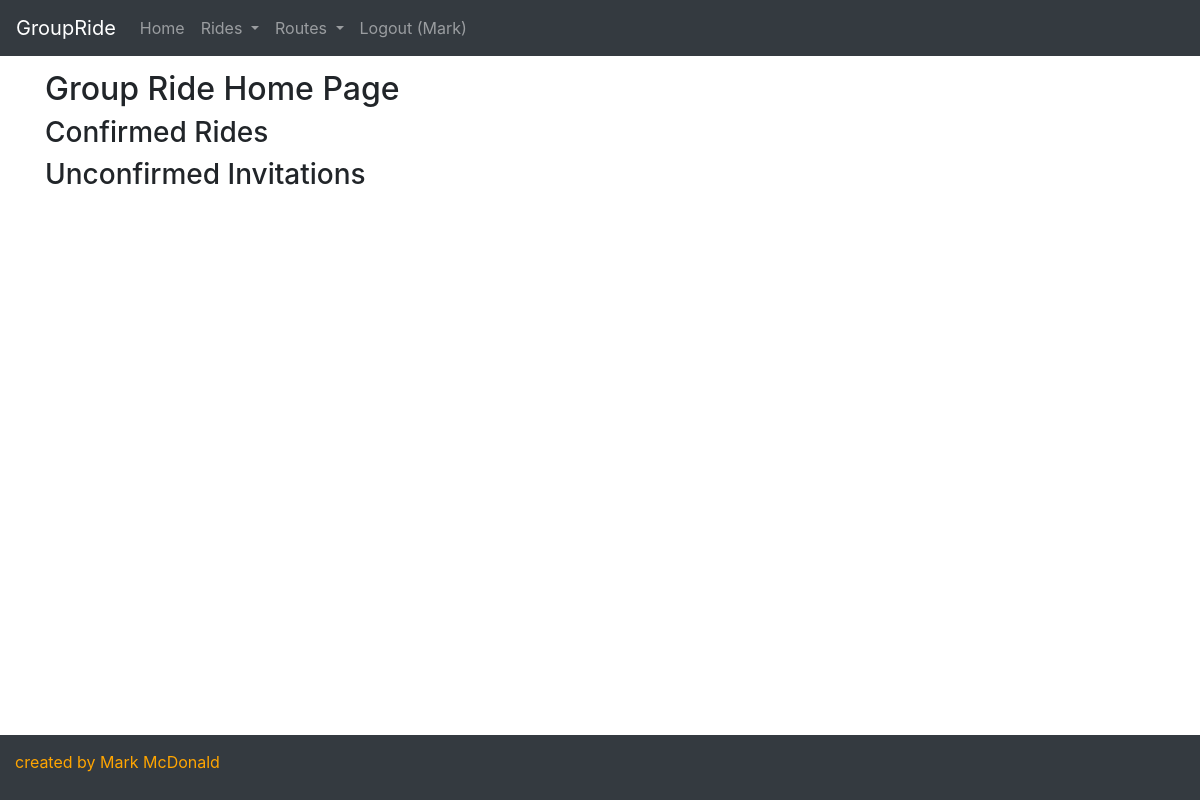
The app's page / (signed in), older data.
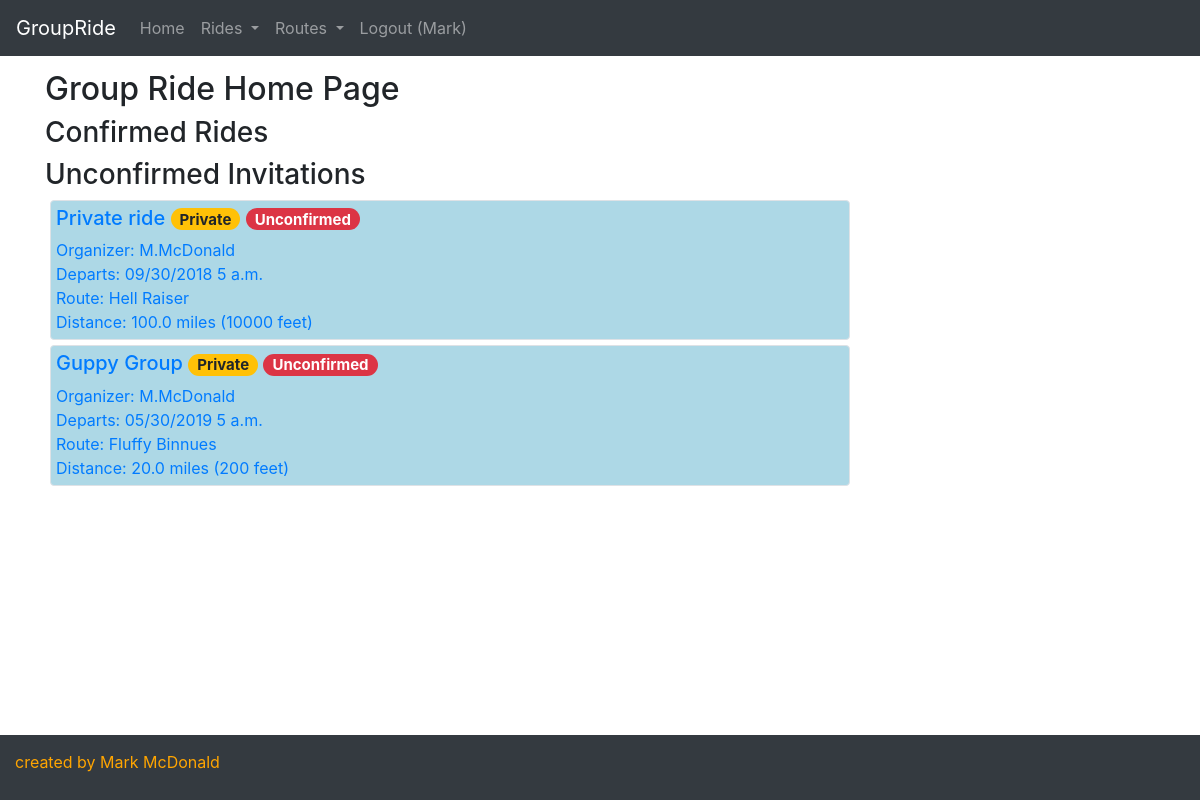
The same page, newer data.
### groupride/models.py (models this page shows, shortened)
class Ride(models.Model):
    created_by = models.ForeignKey(User, on_delete = models.SET_NULL, blank = True, null = True, related_name = "created_rides")
    created_on = models.DateTimeField(auto_now_add = True, editable = False, blank = False)
    ride_name = models.CharField(max_length = 256, blank = True, null = True)
    ride_date = models.DateTimeField(editable = True, blank = False, null = False)
    private = models.BooleanField(default = False)
    route = models.ForeignKey(Route, on_delete = models.SET_NULL, blank = True, null = True, related_name = "rides")
    confirmed_riders = models.ManyToManyField(User, related_name = "confirmed_ride")
    invited_riders = models.ManyToManyField(User, related_name = "invited_ride")
    comments = models.ManyToManyField(Comment, blank = True)

class Route(models.Model):
    created_by = models.ForeignKey(User, on_delete = models.SET_NULL, blank = True, null = True, related_name = "created_routes")
    created_on = models.DateTimeField(auto_now_add = True, editable = False, blank = False)
    route_name = models.CharField(max_length = 256, blank = True, null = True)
    miles = models.DecimalField(max_digits = 6, decimal_places = 1, blank = True, null = True)
    vertical_feet = models.IntegerField(blank = True, null = True)
    origin = models.CharField(max_length = 64, blank = True, null = True)
    reviews = models.ManyToManyField(Review, blank = True)
    gpxfile = models.FileField(blank = True, null = True)

### groupride/views.py (the view)
# urls.py: path("", views.index, name="index"),
def index(request):
    upcoming_rides = Ride.objects.filter(ride_date__gte = datetime.now()).order_by('ride_date')
    if request.user.is_authenticated:
        unconfirmed_rides = Ride.objects.filter(ride_date__gte = datetime.now()).filter(invited_riders__in=[request.user]).all()
    else:
        unconfirmed_rides = None
    context = {
        'upcoming_rides': upcoming_rides,
        'unconfirmed_rides': unconfirmed_rides,
        }
    return render(request, "groupride/index.html", context)

### groupride/templates/groupride/index.html (shortened to what this page needs)
{% extends 'groupride/template.html' %}
{% block body %}
  <div class="container">
    <h2>Group Ride Home Page</h2>
    {% if user.is_authenticated %}
      <div class="panel-group">
      <h3>Confirmed Rides</h3>
        </div>
        <h3>Unconfirmed Invitations</h3>
        {% for ride in unconfirmed_rides %}
          {% if user not in ride.confirmed_riders.all %}
          <a href="/ride/{{ride.id}}">
            <div class="ride_header border rounded" style="min-width: 20rem; max-width: 50rem">
              <div>
                <h5>{{ride.ride_name}}
                  {% if ride.private is True %}
                    <span class="badge badge-pill badge-warning">Private</span>
                    {% if user not in ride.confirmed_riders.all %}
                      <span class="badge badge-pill badge-danger">Unconfirmed</span>
                    {% endif %}
                  {% endif %}
                </h5>
                <div>Organizer: {{ride.created_by.first_name|slice:":1" }}.{{ride.created_by.last_name}} </div>
              </div>
              <div>
                <span class="">Departs: {{ ride.ride_date|date:"SHORT_DATE_FORMAT" }} {{ ride.ride_date|time:"TIME_FORMAT" }} </span>
              </div>
              <a href="/route/{{ride.route.id}}">
                <div>Route: {{ride.route.route_name}}</div>
                <div>
                  <span class="">Distance: {{ride.route.miles}} miles </span>
                  <span class="">({{ride.route.vertical_feet}} feet)</span>
              </a>
                </div>
            </div>
          </a>
          {% endif %}
        {% endfor %}
    {% else %}
      <div>Create an account or login to see rides.</div>
    {% endif %}
  </div>
{% endblock %}

Row changes from the older to the newer data that the page shows:
added Ride: ride_name "Private ride", private "Private", created_by.first_name "M", created_by.last_name "McDonald", ride_date "09/30/2018", ride_date "5 a.m.", route.route_name "Hell Raiser", route.miles "100.0", route.vertical_feet "10000"
added Ride: ride_name "Guppy Group", private "Private", created_by.first_name "M", created_by.last_name "McDonald", ride_date "05/30/2019", ride_date "5 a.m.", route.route_name "Fluffy Binnues", route.miles "20.0", route.vertical_feet "200"
